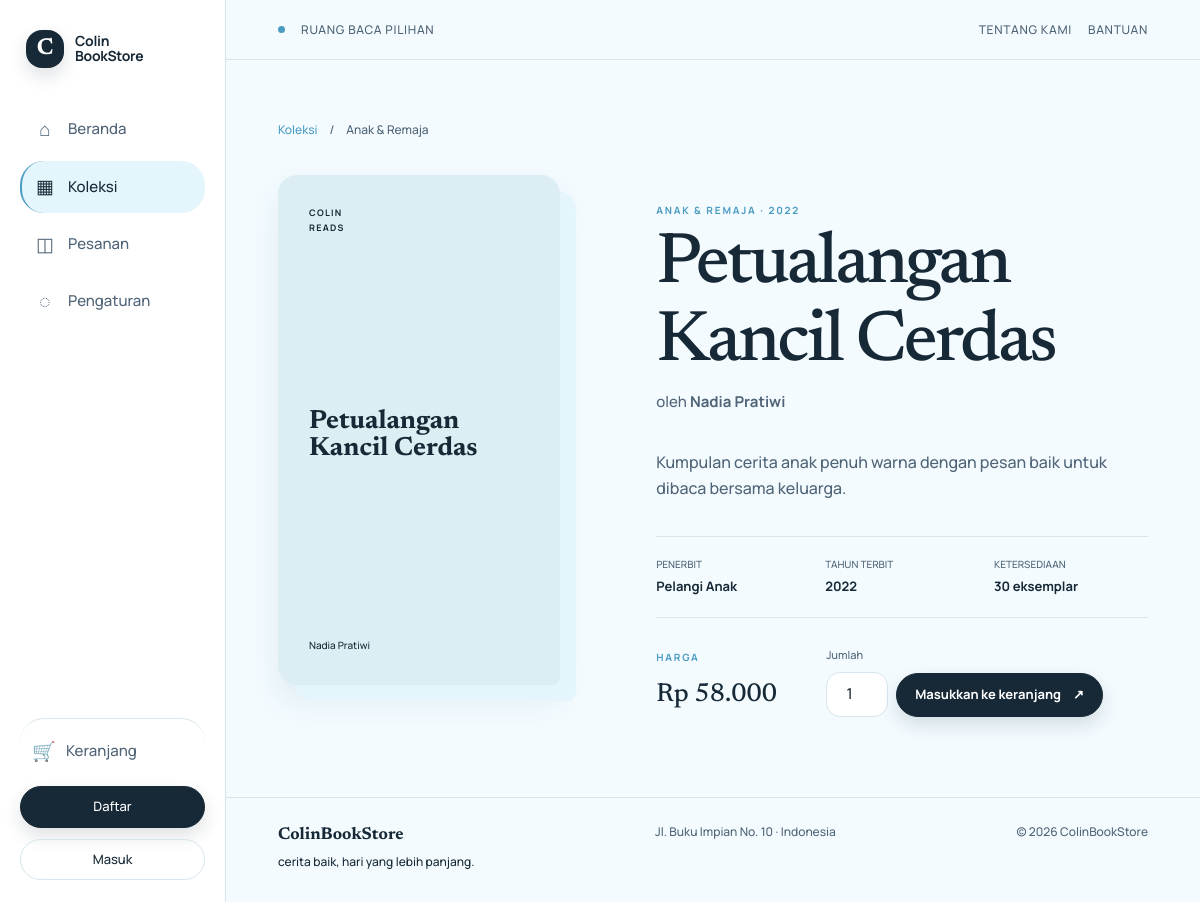
The page /detail_buku.php?id=5 on the database its author committed.
### tables this page shows
CREATE TABLE buku (
  id_buku INT UNSIGNED AUTO_INCREMENT PRIMARY KEY,
  id_kategori INT UNSIGNED NOT NULL,
  judul_buku VARCHAR(200) NOT NULL,
  penulis VARCHAR(150) NOT NULL,
  penerbit VARCHAR(150) NOT NULL,
  tahun_terbit YEAR NOT NULL,
  harga DECIMAL(12,2) UNSIGNED NOT NULL,
  stok INT UNSIGNED NOT NULL DEFAULT 0,
  deskripsi TEXT NOT NULL,
  gambar VARCHAR(255) DEFAULT NULL,
  created_at TIMESTAMP NOT NULL DEFAULT CURRENT_TIMESTAMP,
  INDEX idx_book_category (id_kategori),
  INDEX idx_book_title (judul_buku),
  CONSTRAINT fk_book_category FOREIGN KEY (id_kategori) REFERENCES kategori(id_kategori)
    ON UPDATE CASCADE ON DELETE RESTRICT
);

CREATE TABLE kategori (
  id_kategori INT UNSIGNED AUTO_INCREMENT PRIMARY KEY,
  nama_kategori VARCHAR(100) NOT NULL UNIQUE
);

### includes/functions.php (called while the page is built, shortened)
<?php
function e(mixed $value): string
{
    return htmlspecialchars((string) $value, ENT_QUOTES, 'UTF-8');
}
function url(string $path = ''): string
{
    return BASE_URL . '/' . ltrim($path, '/');
}
function rupiah(float|int|string $amount): string
{
    return 'Rp ' . number_format((float) $amount, 0, ',', '.');
}

### detail_buku.php (the view, shortened to what this page needs)
<?php
require_once __DIR__ . '/includes/functions.php';
$bookId = (int) ($_GET['id'] ?? 0);
$statement = $pdo->prepare(
    'SELECT b.*, k.nama_kategori FROM buku b JOIN kategori k ON k.id_kategori = b.id_kategori WHERE b.id_buku = ?'
);
$statement->execute([$bookId]);
$book = $statement->fetch();
require __DIR__ . '/includes/header.php';
?>
<div class="detail-breadcrumb">
<a href="<?= url('buku.php') ?>">Koleksi</a>
<span>/</span>
<span>
<?= e($book['nama_kategori']) ?>
</span>
</div>
<section class="detail-layout">
  <div class="detail-cover <?= ['cover-sky', 'cover-mist', 'cover-blue', 'cover-ice'][$bookId % 4] ?>">
    <?php if (!empty($book['gambar'])): ?>
<img src="<?= url($book['gambar']) ?>" alt="Sampul <?= e($book['judul_buku']) ?>">
<?php else: ?>
<span class="cover-label">COLIN<br>READS</span>
<strong>
<?= e($book['judul_buku']) ?>
</strong>
<small>
<?= e($book['penulis']) ?>
</small>
<?php endif; ?>
  </div>
  <div class="detail-copy">
    <span class="eyebrow">
<?= e($book['nama_kategori']) ?> · <?= e($book['tahun_terbit']) ?>
</span>
    <h1>
<?= e($book['judul_buku']) ?>
</h1>
    <p class="detail-author">oleh <strong>
<?= e($book['penulis']) ?>
</strong>
</p>
    <p class="detail-description">
<?= nl2br(e($book['deskripsi'])) ?>
</p>
    <div class="detail-data">
      <div>
<span>Penerbit</span>
<strong>
<?= e($book['penerbit']) ?>
</strong>
</div>
      <div>
<span>Tahun terbit</span>
<strong>
<?= e($book['tahun_terbit']) ?>
</strong>
</div>
      <div>
<span>Ketersediaan</span>
<strong>
<?= (int) $book['stok'] > 0 ? (int) $book['stok'] . ' eksemplar' : 'Stok habis' ?>
</strong>
</div>
    </div>
    <div class="detail-purchase">
      <div>
<span class="eyebrow">HARGA</span>
<strong class="detail-price">
<?= rupiah($book['harga']) ?>
</strong>
</div>
      <?php if ((int) $book['stok'] > 0): ?>
        <form method="post" action="<?= url('cart_add.php') ?>" class="add-detail-form">
          <label for="jumlah">Jumlah</label>
<input id="jumlah" name="jumlah" type="number" min="1" max="<?= $book['stok'] ?>" value="1">
          <button class="button button-dark" type="submit">Masukkan ke keranjang <span>↗</span>
</button>
        </form>
      <?php else: ?>
<span class="stock-empty">Stok sedang habis</span>
<?php endif; ?>
    </div>
  </div>
</section>
<?php require __DIR__ . '/includes/footer.php'; ?>

### rows shown on the page
buku: id_kategori.nama_kategori "Anak & Remaja", judul_buku "Petualangan Kancil Cerdas", penulis "Nadia Pratiwi", id_kategori.nama_kategori "ANAK & REMAJA", tahun_terbit "2022", deskripsi "Kumpulan cerita anak penuh warna dengan pesan baik untuk dibaca bersama keluarga.", penerbit "Pelangi Anak", stok "30", harga "Rp 58.000"
